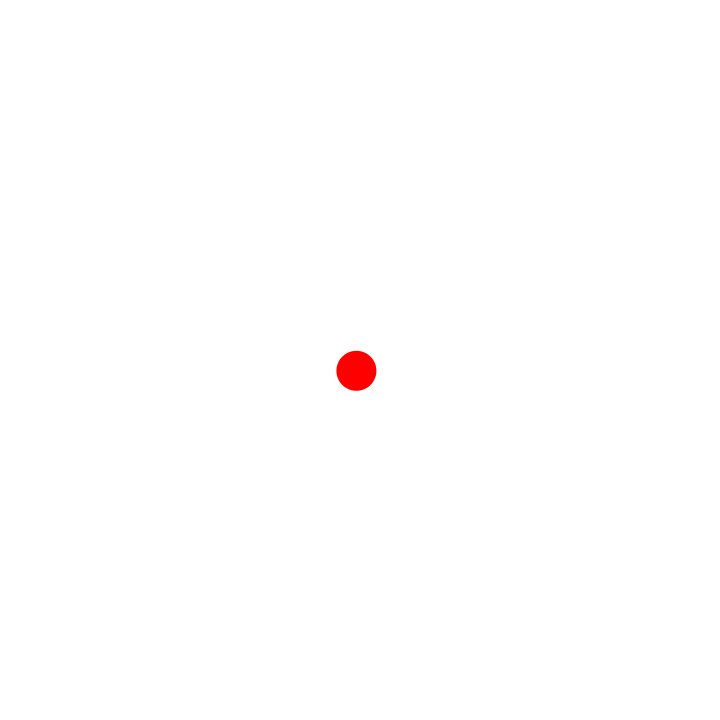
Frame 1 (no input)
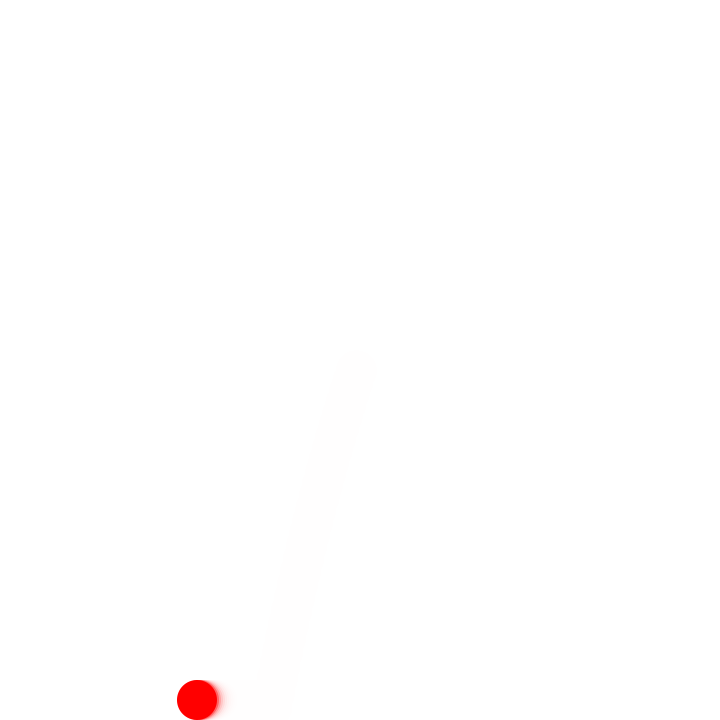
Frame 60 (the mouse pressed at the canvas centre just before this capture)
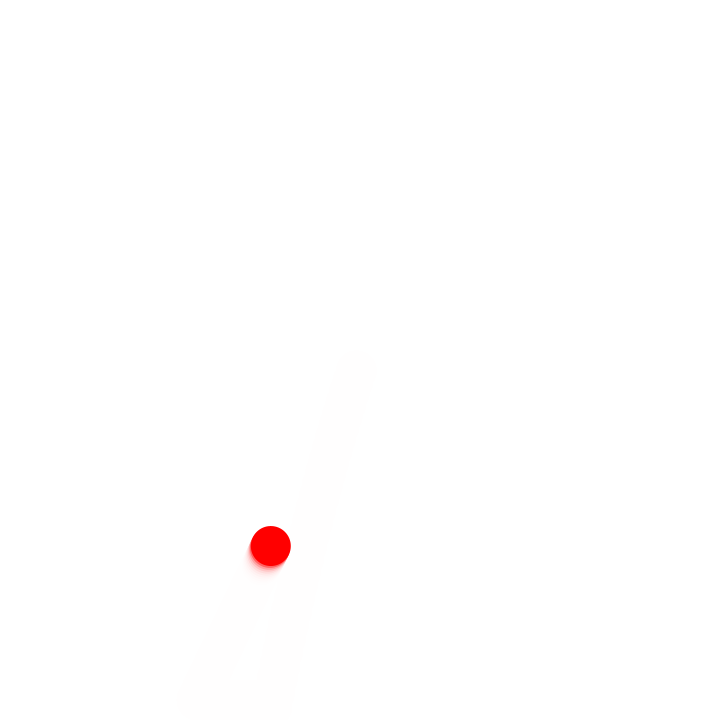
Frame 120 (the mouse held since frame 60 and released just before this capture)

The Processing sketch that drew these frames (run headless with seeded random() and noise(); from frame 60 on, the mouse is pressed at the canvas centre):

// Processing sketch: processing_134743
// ── processing_134743.pde

// This sketch draws a red ball that follows the mouse when
// the mouse button is pressed, otherwise the ball falls to
// the bottom of the page.
void setup() {
  size(720, 720);
  background(255);
  smooth();
  noStroke();
}

//The first ball will appear in the center of the screen
float x = 360;
float y = 360;
float easing = 0.01;

void draw() {
  float targetX = mouseX;
  float targetY = mouseY;
  fill(255, 255, 255, 100);
  rect(0, 0, width, height);
  if (mousePressed) {
    y += (targetY - y) * easing;
  }
  else {
    // This IF statement prevents the ball from falling
    // infinitely off the page.
    if(y < 700){
      // Note that the targetY is replaced with height so
      // that the ball falls to the bottom of the page.
      // Also note that it is + y because the rate increases
      // to simulate gravity.
      y += (height + y) * easing;
    } else{
      y = 700;}
  }
  fill(255, 0, 0);
  x += (targetX - x) * easing;
  ellipse(x, y, 40, 40);
}
